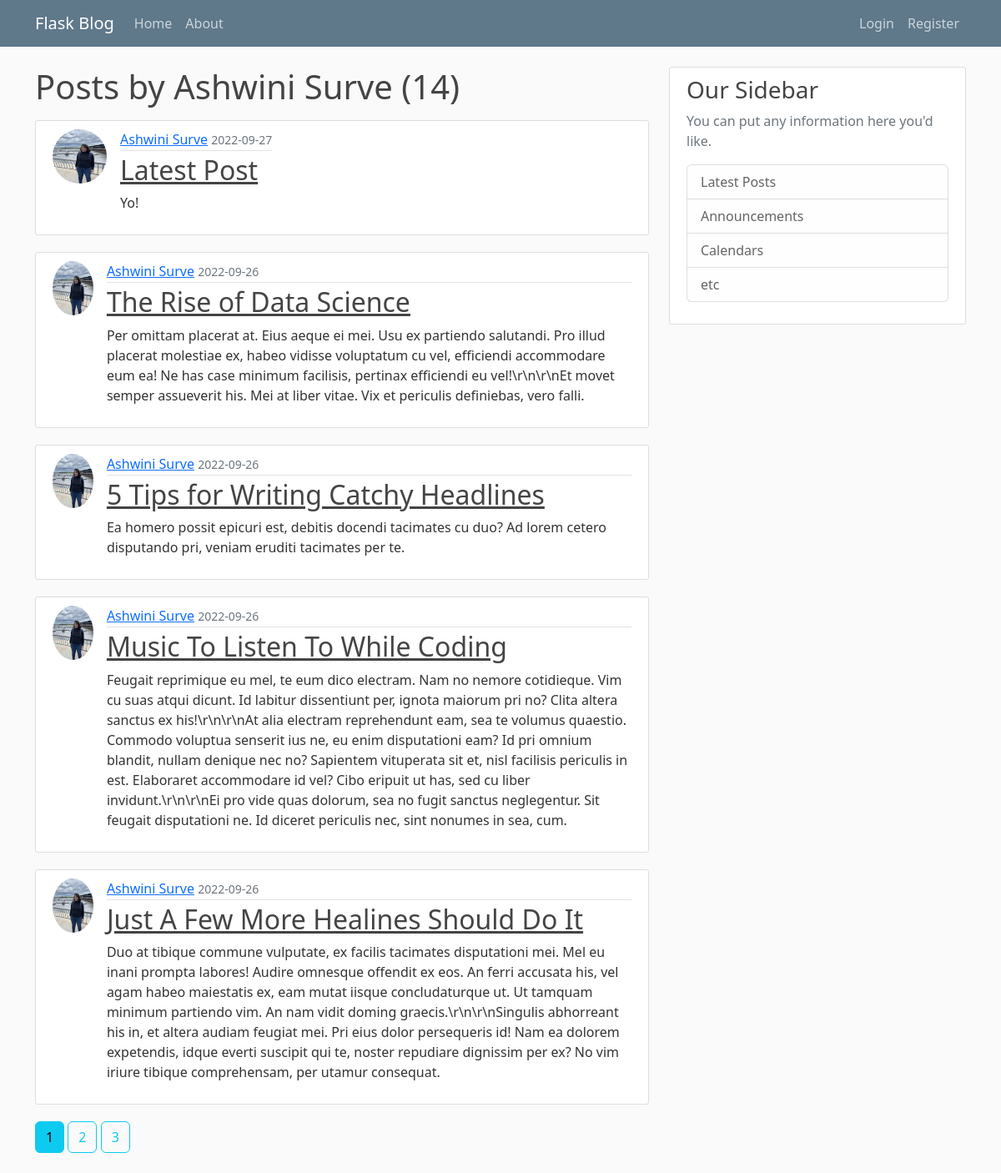
Page /user/Ashwini Surve on the committed database.
### flaskblogs/models.py (models this page shows, shortened)
class User(db.Model, UserMixin):
    id = db.Column(db.Integer, primary_key=True)
    username = db.Column(db.String(20), unique=True, nullable=False)
    email = db.Column(db.String(120), unique=True, nullable=False)
    image_file = db.Column(db.String(20), nullable=False,
                           default="default.jpg")
    password = db.Column(db.String(60), nullable=False)
    posts = db.relationship('Post', backref='author', lazy=True)

class Post(db.Model):
    id = db.Column(db.Integer, primary_key=True)
    title = db.Column(db.String(100), nullable=False)
    date_posted = db.Column(db.DateTime, nullable=False,
                            default=datetime.utcnow)
    content = db.Column(db.Text, nullable=False)
    user_id = db.Column(db.Integer, db.ForeignKey('user.id'), nullable=False)

### flaskblogs/users/routes.py (the view)
@users.route("/user/<string:username>")
def user_posts(username):
    page = request.args.get('page', 1, type=int)
    user = User.query.filter_by(username=username).first_or_404()
    posts = Post.query.filter_by(author=user)\
        .order_by(Post.date_posted.desc())\
        .paginate(page=page, per_page=5)
    return render_template('user_posts.html', posts=posts, user=user)

### flaskblogs/templates/user_posts.html
{% extends 'layout.html' %}
{% block content %}
    <h1 class="mb-3">Posts by {{ user.username }} ({{ posts.total }})</h1>
    {% for post in posts.items %}
      <article class="media content-section d-flex flex-direction-row">
        <img class="rounded-circle article-img" src="{{url_for('static', filename='profile_pics/' + post.author.image_file)}}"/>
        <div class="media-body">
          <div class="article-metadata">
            <a class="mr-2" href="{{ url_for('users.user_posts', username=post.author.username) }}">{{ post.author.username }}</a>
            <small class="text-muted">{{ post.date_posted.strftime('%Y-%m-%d') }}</small>
          </div>
          <h2><a class="article-title" href="{{ url_for('posts.post',post_id=post.id) }}">{{ post.title }}</a></h2>
          <p class="article-content">{{ post.content }}</p>
        </div>
      </article>
    {% endfor %}
    {% for page_num in posts.iter_pages(left_edge=1, right_edge=1, left_current=1, right_current=2) %}
      {% if page_num %}
        {% if posts.page == page_num %}
          <a class="btn btn-info mb-4" href="{{ url_for('users.user_posts', username=user.username, page=page_num)}}"> {{page_num}} </a>
        {% else %}
          <a class="btn btn-outline-info mb-4" href="{{ url_for('users.user_posts', username=user.username, page=page_num)}}"> {{page_num}} </a>
        {% endif %}
      {% else %}
        ...
      {% endif %}
    {% endfor %}
{% endblock content %}

### flaskblogs/static/main.css (style rules this page uses)
body { background: #fafafa; color: #333333; margin-top: 5rem; }
h1, h2, h3, h4, h5, h6 { color: #444444; }
.content-section { background: #ffffff; padding: 10px 20px; border: 1px solid #dddddd; border-radius: 3px; margin-bottom: 20px; }
.article-title { color: #444444; }
.article-content { white-space: pre-line; }
.article-img { height: 65px; width: 65px; margin-right: 16px; }
.article-metadata { padding-bottom: 1px; margin-bottom: 4px; border-bottom: 1px solid #e3e3e3 }

### rows in the picture
User: username "Ashwini Surve"
Post: image_file (picture), author.username "Ashwini Surve", date_posted "2022-09-27", title "Latest Post", content "Yo!"
Post: image_file (picture), author.username "Ashwini Surve", date_posted "2022-09-26", title "The Rise of Data Science", content "Per omittam placerat at. Eius aeque ei mei. Usu ex partiendo salutandi. Pro illud placerat molestiae ex, habeo vidisse voluptatum cu vel, efficiendi accommodare eum ea! Ne has case minimum facilisis, pertinax efficiendi eu vel!\\r\\n\\r\\nEt movet semper assueverit his. Mei at liber vitae. Vix et periculis definiebas, vero falli."
Post: image_file (picture), author.username "Ashwini Surve", date_posted "2022-09-26", title "5 Tips for Writing Catchy Headlines", content "Ea homero possit epicuri est, debitis docendi tacimates cu duo? Ad lorem cetero disputando pri, veniam eruditi tacimates per te."
Post: image_file (picture), author.username "Ashwini Surve", date_posted "2022-09-26", title "Music To Listen To While Coding", content "Feugait reprimique eu mel, te eum dico electram. Nam no nemore cotidieque. Vim cu suas atqui dicunt. Id labitur dissentiunt per, ignota maiorum pri no? Clita altera sanctus ex his!\\r\\n\\r\\nAt alia electram reprehendunt eam, sea te volumus quaestio. Commodo voluptua senserit ius ne, eu enim disputationi eam? Id pri omnium blandit, nullam denique nec no? Sapientem vituperata sit et, nisl facilisis periculis in est. Elaboraret accommodare id vel? Cibo eripuit ut has, sed cu liber invidunt.\\r\\n\\r\\nEi pro vide quas dolorum, sea no fugit sanctus neglegentur. Sit feugait disputationi ne. Id diceret periculis nec, sint nonumes in sea, cum."
Post: image_file (picture), author.username "Ashwini Surve", date_posted "2022-09-26", title "Just A Few More Healines Should Do It", content "Duo at tibique commune vulputate, ex facilis tacimates disputationi mei. Mel eu inani prompta labores! Audire omnesque offendit ex eos. An ferri accusata his, vel agam habeo maiestatis ex, eam mutat iisque concludaturque ut. Ut tamquam minimum partiendo vim. An nam vidit doming graecis.\\r\\n\\r\\nSingulis abhorreant his in, et altera audiam feugiat mei. Pri eius dolor persequeris id! Nam ea dolorem expetendis, idque everti suscipit qui te, noster repudiare dignissim per ex? No vim iriure tibique comprehensam, per utamur consequat."

### other values in the picture
{{ posts.total }} "14"
{{ page_num }} "1"
{{ page_num }} "2" "3"
